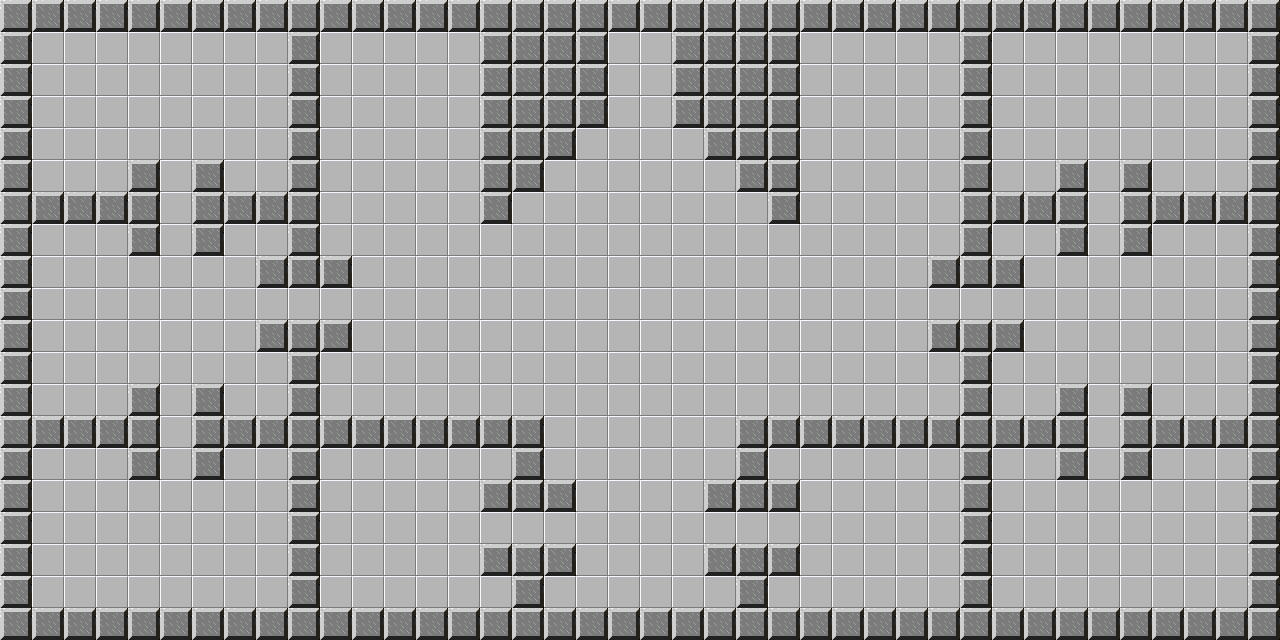

A level layout from a 2D game, rendered from its tile map. Below: a short description, then the map file with tile-grid data replaced by summaries:
An orthogonal 40x20 tile map with 32x32 px tiles, 2 tile layers (Background, walls) and 82 objects (46x wall, 16x chip, 2x gate_green, 2x gate_yello, 2x gate_blue, ...).

<map version="1.5" tiledversion="1.7.2" orientation="orthogonal" renderorder="right-down" width="40" height="20" tilewidth="32" tileheight="32" infinite="0" nextlayerid="8" nextobjectid="95">
 <tileset firstgid="1" source="../img/spritesheet_tiles.tsx" />
 <layer id="1" name="Background" width="40" height="20">
  <data>[800 cells, 800 non-empty, 1 distinct tile ids]</data>
 </layer>
 <layer id="2" name="walls" width="40" height="20">
  <data>[800 cells, 268 non-empty, 1 distinct tile ids]</data>
 </layer>
 <objectgroup id="4" name="wall">
  <object id="8" name="wall" x="480" y="32" width="32" height="192" />
  <object id="9" name="wall" x="512" y="32" width="32" height="160" />
  <object id="10" name="wall" x="544" y="32" width="32" height="128" />
  <object id="11" name="wall" x="576" y="32" width="32" height="96" />
  <object id="14" name="wall" x="672" y="32" width="32" height="96" />
  <object id="15" name="wall" x="704" y="32" width="32" height="128" />
  <object id="17" name="wall" x="736" y="32" width="32" height="160" />
  <object id="18" name="wall" x="768" y="32" width="32" height="192" />
  <object id="19" name="wall" x="0" y="0" width="1280" height="32" />
  <object id="20" name="wall" x="0" y="608" width="1280" height="32" />
  <object id="21" name="wall" x="1248" y="32" width="32" height="576" />
  <object id="22" name="wall" x="0" y="32" width="32" height="576" />
  <object id="23" name="wall" x="288" y="32" width="32" height="248" />
  <object id="24" name="wall" x="288" y="328" width="32" height="280" />
  <object id="25" name="wall" x="960" y="32" width="32" height="248" />
  <object id="26" name="wall" x="960" y="328" width="32" height="280" />
  <object id="27" name="wall" x="320" y="416" width="224" height="32" />
  <object id="28" name="wall" x="736" y="416" width="224" height="32" />
  <object id="29" name="wall" x="1128" y="192" width="120" height="32" />
  <object id="30" name="wall" x="1128" y="416" width="120" height="32" />
  <object id="31" name="wall" x="992" y="192" width="88" height="32" />
  <object id="32" name="wall" x="992" y="416" width="88" height="32" />
  <object id="33" name="wall" x="32" y="192" width="120" height="32" />
  <object id="34" name="wall" x="32" y="416" width="120" height="32" />
  <object id="35" name="wall" x="200" y="192" width="88" height="32" />
  <object id="36" name="wall" x="200" y="416" width="88" height="32" />
  <object id="37" name="wall" x="512" y="448" width="32" height="56" />
  <object id="38" name="wall" x="736" y="448" width="32" height="56" />
  <object id="39" name="wall" x="512" y="552" width="32" height="56" />
  <object id="40" name="wall" x="736" y="552" width="32" height="56" />
  <object id="41" name="player" x="624" y="304" width="32" height="32" />
  <object id="43" name="gate_green" x="1088" y="192" width="32" height="32" />
  <object id="44" name="gate_yello" x="160" y="416" width="32" height="32" />
  <object id="45" name="gate_blue" x="160" y="192" width="32" height="32" />
  <object id="46" name="gate_red" x="1088" y="416" width="32" height="32" />
  <object id="47" name="gate_yello" x="736" y="512" width="32" height="32" />
  <object id="48" name="gate_green" x="512" y="512" width="32" height="32" />
  <object id="49" name="gate_red" x="288" y="288" width="32" height="32" />
  <object id="50" name="gate_blue" x="960" y="288" width="32" height="32" />
  <object id="51" name="key_red" x="896" y="64" width="32" height="32" />
  <object id="52" name="key_yello" x="352" y="64" width="32" height="32" />
  <object id="53" name="key_green" x="64" y="544" width="32" height="32" />
  <object id="54" name="key_yello" x="1184" y="544" width="32" height="32" />
  <object id="55" name="key_green" x="896" y="544" width="32" height="32" />
  <object id="56" name="key_blue" x="352" y="544" width="32" height="32" />
  <object id="57" name="key_blue" x="352" y="352" width="32" height="32" />
  <object id="58" name="key_red" x="896" y="352" width="32" height="32" />
  <object id="59" name="exit" x="640" y="32" width="32" height="32" />
  <object id="61" name="exit_check" x="640" y="64" width="32" height="32" />
  <object id="62" name="exit_check" x="608" y="64" width="32" height="32" />
  <object id="63" name="wall" x="200" y="160" width="24" height="96" />
  <object id="64" name="wall" x="128" y="160" width="24" height="96" />
  <object id="65" name="wall" x="128" y="384" width="24" height="96" />
  <object id="66" name="wall" x="200" y="384" width="24" height="96" />
  <object id="67" name="wall" x="1128" y="160" width="24" height="96" />
  <object id="68" name="wall" x="1056" y="160" width="24" height="96" />
  <object id="69" name="wall" x="1128" y="384" width="24" height="96" />
  <object id="70" name="wall" x="1056" y="384" width="24" height="96" />
  <object id="71" name="wall" x="928" y="256" width="96" height="24" />
  <object id="72" name="wall" x="928" y="328" width="96" height="24" />
  <object id="73" name="wall" x="480" y="552" width="96" height="24" />
  <object id="74" name="wall" x="480" y="480" width="96" height="24" />
  <object id="75" name="wall" x="704" y="552" width="96" height="24" />
  <object id="76" name="wall" x="704" y="480" width="96" height="24" />
  <object id="77" name="wall" x="256" y="328" width="96" height="24" />
  <object id="78" name="wall" x="256" y="256" width="96" height="24" />
  <object id="79" name="chip" x="64" y="64" width="32" height="32" />
  <object id="80" name="chip" x="224" y="64" width="32" height="32" />
  <object id="81" name="chip" x="224" y="544" width="32" height="32" />
  <object id="82" name="chip" x="1024" y="64" width="32" height="32" />
  <object id="83" name="chip" x="1184" y="64" width="32" height="32" />
  <object id="84" name="chip" x="1024" y="544" width="32" height="32" />
  <object id="85" name="chip" x="832" y="64" width="32" height="32" />
  <object id="86" name="chip" x="416" y="64" width="32" height="32" />
  <object id="87" name="chip" x="1184" y="256" width="32" height="32" />
  <object id="88" name="chip" x="1184" y="352" width="32" height="32" />
  <object id="89" name="chip" x="64" y="256" width="32" height="32" />
  <object id="90" name="chip" x="64" y="352" width="32" height="32" />
  <object id="91" name="chip" x="448" y="352" width="32" height="32" />
  <object id="92" name="chip" x="800" y="352" width="32" height="32" />
  <object id="93" name="chip" x="896" y="480" width="32" height="32" />
  <object id="94" name="chip" x="352" y="480" width="32" height="32" />
 </objectgroup>
</map>